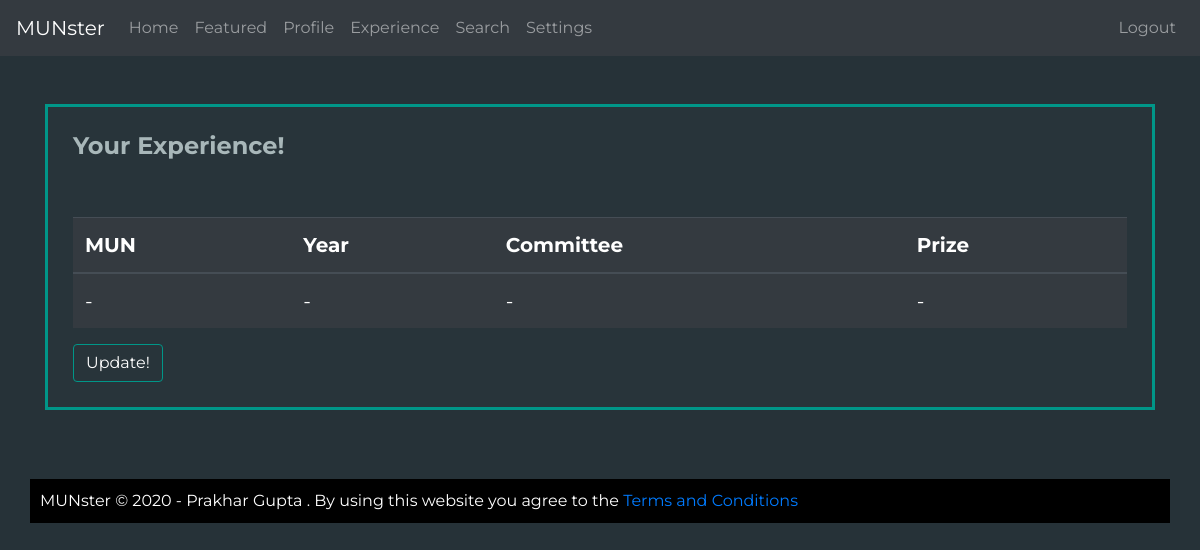
The page /experience (signed in) on the database as committed earlier.
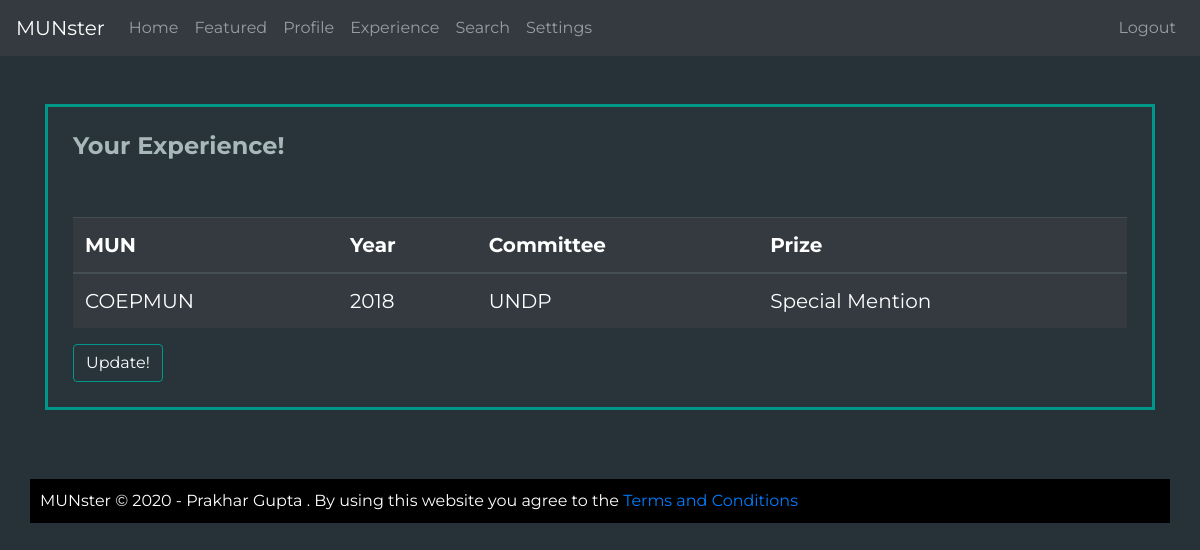
The same page on the database as committed later.
### MUNbase/models.py (models this page shows)
class Experience(models.Model):
    delegate=models.ForeignKey(User,on_delete=models.CASCADE)
    MUN=models.CharField(max_length=50, default="")
    committee=models.CharField(max_length=50, default="")
    year=models.IntegerField(default=2020)
    position=models.CharField(max_length=20, default="")

### MUNbase/views.py (the view)
# urls.py: path("experience", views.exp, name="exp"),
def exp(request):
    user=getuser(request)
    if user is None:
        return redirect(reverse("login", errmsg="You need to login first!"))
    experience=Experience.objects.filter(delegate=user)
    return render(request, "exp/view.html", {'exp':experience, 'user':user})

### MUNbase/views.py (called while the page is built)
def getuser(request):
    user=request.session.get('id')
    if user is None:
        return None
    user= User.objects.filter(id=user)[0]
    return user

### MUNbase/templates/exp/view.html (shortened to what this page needs)
{% extends 'layout.html' %}
{% load static%}
{% block body %}
<div class="container">
  <div class="row">
    <div class="col-md">
      <br><br>
      <div class="box">
        <h2 class="subh">Your Experience!</h2>
        <br><br>
        <section class="text" style="font-size:20px">
          <table class="table table-dark" >
        <thead>
          <tr>
            <th scope="col">MUN</th>
            <th scope="col">Year</th>
            <th scope="col">Committee</th>
            <th scope="col">Prize</th>
          </tr>
        </thead>
  {%if exp|length > 0 %}
        <tbody>
        {% for row in exp %}
          <tr>
            <td>{{row.MUN}}</td>
            <td>{{row.year}}</td>
            <td>{{row.committee}}</td>
            <td>{{row.position}}</td>
          </tr>
          {%endfor%}
          </tbody>
      {% else %}
            <tbody>
              <tr>
                <td>-</td>
                <td>-</td>
                <td>-</td>
                <td>-</td>
              </tr>
              </tbody>
          {%endif%}
   </table>
   <a href="{% url 'getexp'%}"><button type="button" name="button" class="btn button-dark text">Update!</button></a>
        </section>
      </div>
    </div>
  </div>
</div>
{%endblock%}

Rows that differ between the two databases and show on the page:
added Experience: MUN "COEPMUN", year "2018", committee "UNDP", position "Special Mention"
